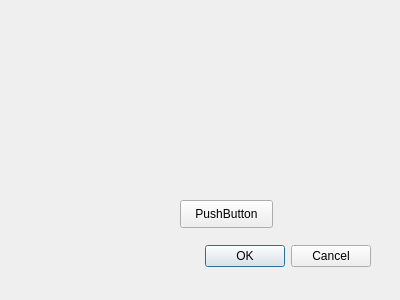
<?xml version="1.0" encoding="UTF-8"?>
<ui version="4.0">
 <class>Dialog</class>
 <widget class="QDialog" name="Dialog">
  <property name="geometry">
   <rect>
    <x>0</x>
    <y>0</y>
    <width>400</width>
    <height>300</height>
   </rect>
  </property>
  <property name="windowTitle">
   <string>Dialog</string>
  </property>
  <widget class="QDialogButtonBox" name="buttonBox">
   <property name="geometry">
    <rect>
     <x>30</x>
     <y>240</y>
     <width>341</width>
     <height>32</height>
    </rect>
   </property>
   <property name="orientation">
    <enum>Qt::Horizontal</enum>
   </property>
   <property name="standardButtons">
    <set>QDialogButtonBox::Cancel|QDialogButtonBox::Ok</set>
   </property>
  </widget>
  <widget class="QPushButton" name="pushButton">
   <property name="geometry">
    <rect>
     <x>180</x>
     <y>200</y>
     <width>93</width>
     <height>28</height>
    </rect>
   </property>
   <property name="text">
    <string>PushButton</string>
   </property>
  </widget>
 </widget>
 <resources/>
 <connections>
  <connection>
   <sender>buttonBox</sender>
   <signal>accepted()</signal>
   <receiver>Dialog</receiver>
   <slot>accept()</slot>
   <hints>
    <hint type="sourcelabel">
     <x>248</x>
     <y>254</y>
    </hint>
    <hint type="destinationlabel">
     <x>157</x>
     <y>274</y>
    </hint>
   </hints>
  </connection>
  <connection>
   <sender>buttonBox</sender>
   <signal>rejected()</signal>
   <receiver>Dialog</receiver>
   <slot>reject()</slot>
   <hints>
    <hint type="sourcelabel">
     <x>316</x>
     <y>260</y>
    </hint>
    <hint type="destinationlabel">
     <x>286</x>
     <y>274</y>
    </hint>
   </hints>
  </connection>
 </connections>
</ui>
